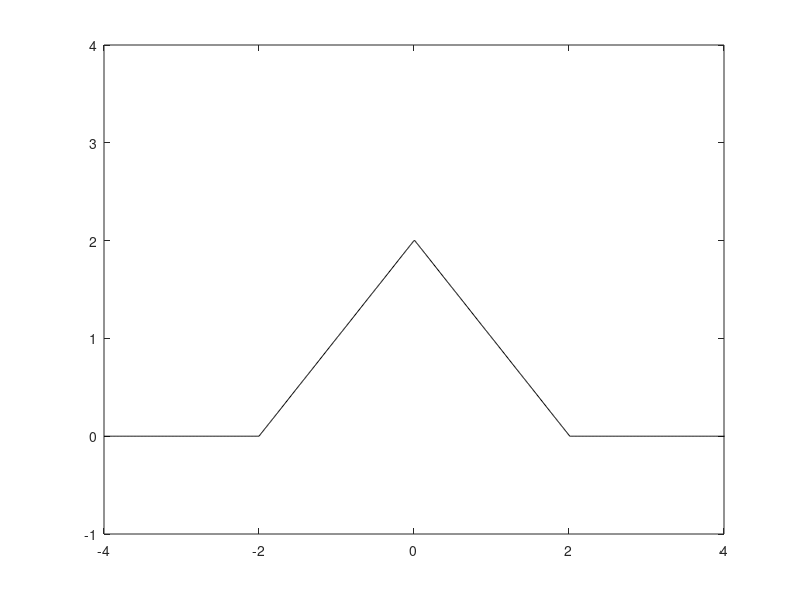

This figure's MATLAB source:
% rectpuls

amplitude = 3;
larg = 4;
centre = 0;
pas = 0.01;

x_rectpuls = (-4 + pas :pas:4);
y_rectpuls = [zeros(1,(centre-(larg/2)+4)/pas), ones(1,larg/pas)* amplitude , zeros(1,(8-larg-(centre-(larg/2)+4))/pas)];
plot(x_rectpuls,y_rectpuls,'k');
axis ([-4 4 -1 3]);




% tripuls

amplitude = 2;
larg = 4;
centre = 0;
pas = 0.01;

point_gauche = centre - larg/2;
point_droite = centre + larg/2;
% calcul ligne gauche :  
a_gauche = amplitude / (centre - point_gauche);
b_gauche = (amplitude/2) * (1-((centre + point_gauche)/(centre - point_gauche)));
x_gauche = centre - (larg/2) : pas :centre;  
y_gauche = a_gauche * x_gauche + b_gauche;
% calcul ligne droite :  
a_droite = amplitude / (centre - point_droite);
b_droite = (amplitude/2) * (1-((centre + point_droite)/(centre - point_droite)));
x_droite = centre : pas : centre + (larg/2);  
y_droite = a_droite * x_droite + b_droite;
% plot
x_tripuls = [-4:pas:4+pas];
y_tripuls = [zeros(1,(point_gauche+4)/pas) , y_gauche , y_droite ,zeros(1,(8-larg-point_gauche-4)/pas)];
plot(x_tripuls,y_tripuls,'k');
axis ([-4 4 -1 4]);
